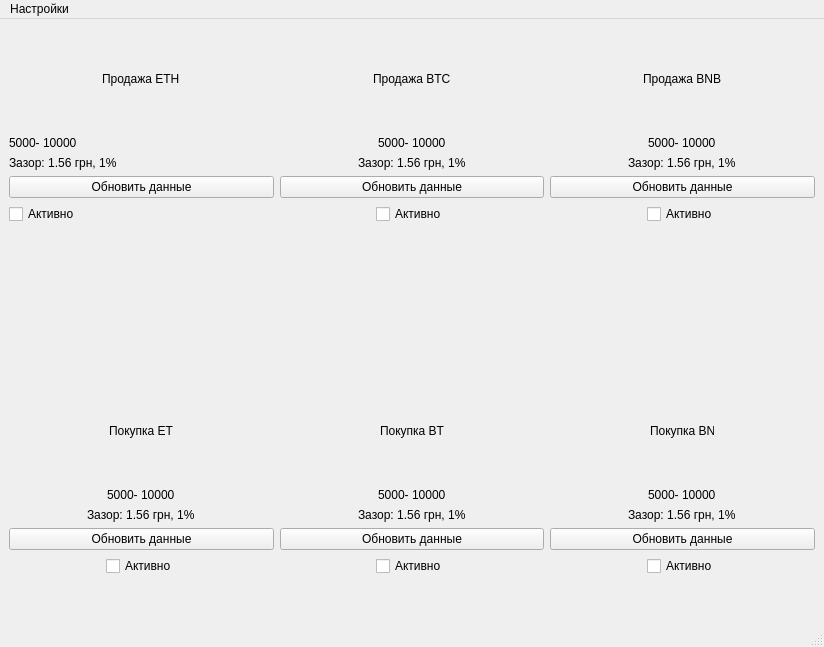
<?xml version="1.0" encoding="UTF-8"?>
<ui version="4.0">
 <class>MainWindow</class>
 <widget class="QMainWindow" name="MainWindow">
  <property name="enabled">
   <bool>true</bool>
  </property>
  <property name="geometry">
   <rect>
    <x>0</x>
    <y>0</y>
    <width>824</width>
    <height>647</height>
   </rect>
  </property>
  <property name="sizePolicy">
   <sizepolicy hsizetype="Preferred" vsizetype="Preferred">
    <horstretch>0</horstretch>
    <verstretch>0</verstretch>
   </sizepolicy>
  </property>
  <property name="minimumSize">
   <size>
    <width>824</width>
    <height>647</height>
   </size>
  </property>
  <property name="windowTitle">
   <string>MainWindow</string>
  </property>
  <widget class="QWidget" name="centralwidget">
   <layout class="QHBoxLayout" name="horizontalLayout">
    <item>
     <layout class="QVBoxLayout" name="verticalLayout_3">
      <item>
       <layout class="QVBoxLayout" name="verticalLayout">
        <item alignment="Qt::AlignHCenter">
         <widget class="QLabel" name="label">
          <property name="minimumSize">
           <size>
            <width>0</width>
            <height>102</height>
           </size>
          </property>
          <property name="text">
           <string>Продажа ETH</string>
          </property>
         </widget>
        </item>
        <item>
         <widget class="QLabel" name="sell_eth_limits_label">
          <property name="text">
           <string>5000- 10000</string>
          </property>
         </widget>
        </item>
        <item>
         <widget class="QLabel" name="sell_eth_spead_label">
          <property name="text">
           <string>Зазор: 1.56 грн, 1%</string>
          </property>
         </widget>
        </item>
        <item>
         <widget class="QPushButton" name="sell_eth_update_btn">
          <property name="text">
           <string>Обновить данные</string>
          </property>
         </widget>
        </item>
        <item>
         <widget class="QCheckBox" name="sell_eth_active_btn">
          <property name="text">
           <string>Активно</string>
          </property>
         </widget>
        </item>
       </layout>
      </item>
      <item>
       <spacer name="verticalSpacer">
        <property name="orientation">
         <enum>Qt::Vertical</enum>
        </property>
        <property name="sizeHint" stdset="0">
         <size>
          <width>20</width>
          <height>20</height>
         </size>
        </property>
       </spacer>
      </item>
      <item>
       <layout class="QVBoxLayout" name="verticalLayout_2">
        <item alignment="Qt::AlignHCenter">
         <widget class="QLabel" name="label_2">
          <property name="minimumSize">
           <size>
            <width>0</width>
            <height>102</height>
           </size>
          </property>
          <property name="maximumSize">
           <size>
            <width>64</width>
            <height>102</height>
           </size>
          </property>
          <property name="text">
           <string>Покупка ETH</string>
          </property>
         </widget>
        </item>
        <item alignment="Qt::AlignHCenter">
         <widget class="QLabel" name="buy_eth_limits_label">
          <property name="text">
           <string>5000- 10000</string>
          </property>
         </widget>
        </item>
        <item alignment="Qt::AlignHCenter">
         <widget class="QLabel" name="buy_eth_spead_label">
          <property name="text">
           <string>Зазор: 1.56 грн, 1%</string>
          </property>
         </widget>
        </item>
        <item>
         <widget class="QPushButton" name="buy_eth_update_btn">
          <property name="text">
           <string>Обновить данные</string>
          </property>
         </widget>
        </item>
        <item alignment="Qt::AlignHCenter">
         <widget class="QCheckBox" name="buy_eth_active_btn">
          <property name="text">
           <string>Активно</string>
          </property>
         </widget>
        </item>
        <item>
         <spacer name="verticalSpacer_4">
          <property name="orientation">
           <enum>Qt::Vertical</enum>
          </property>
          <property name="sizeHint" stdset="0">
           <size>
            <width>20</width>
            <height>40</height>
           </size>
          </property>
         </spacer>
        </item>
       </layout>
      </item>
     </layout>
    </item>
    <item>
     <layout class="QVBoxLayout" name="verticalLayout_4">
      <item>
       <layout class="QVBoxLayout" name="verticalLayout_5">
        <item alignment="Qt::AlignHCenter">
         <widget class="QLabel" name="label_3">
          <property name="minimumSize">
           <size>
            <width>0</width>
            <height>102</height>
           </size>
          </property>
          <property name="text">
           <string>Продажа BTC</string>
          </property>
         </widget>
        </item>
        <item alignment="Qt::AlignHCenter">
         <widget class="QLabel" name="sell_btc_limits_label">
          <property name="text">
           <string>5000- 10000</string>
          </property>
         </widget>
        </item>
        <item alignment="Qt::AlignHCenter">
         <widget class="QLabel" name="sell_btc_spead_label">
          <property name="text">
           <string>Зазор: 1.56 грн, 1%</string>
          </property>
         </widget>
        </item>
        <item>
         <widget class="QPushButton" name="sell_btc_update_btn">
          <property name="text">
           <string>Обновить данные</string>
          </property>
         </widget>
        </item>
        <item alignment="Qt::AlignHCenter">
         <widget class="QCheckBox" name="sell_btc_active_btn">
          <property name="text">
           <string>Активно</string>
          </property>
         </widget>
        </item>
       </layout>
      </item>
      <item>
       <spacer name="verticalSpacer_2">
        <property name="orientation">
         <enum>Qt::Vertical</enum>
        </property>
        <property name="sizeHint" stdset="0">
         <size>
          <width>20</width>
          <height>20</height>
         </size>
        </property>
       </spacer>
      </item>
      <item>
       <layout class="QVBoxLayout" name="verticalLayout_6">
        <item alignment="Qt::AlignHCenter">
         <widget class="QLabel" name="label_4">
          <property name="minimumSize">
           <size>
            <width>0</width>
            <height>102</height>
           </size>
          </property>
          <property name="maximumSize">
           <size>
            <width>64</width>
            <height>102</height>
           </size>
          </property>
          <property name="text">
           <string>Покупка BTC</string>
          </property>
         </widget>
        </item>
        <item alignment="Qt::AlignHCenter">
         <widget class="QLabel" name="buy_btc_limits_label">
          <property name="text">
           <string>5000- 10000</string>
          </property>
         </widget>
        </item>
        <item alignment="Qt::AlignHCenter">
         <widget class="QLabel" name="buy_btc_spead_label">
          <property name="text">
           <string>Зазор: 1.56 грн, 1%</string>
          </property>
         </widget>
        </item>
        <item>
         <widget class="QPushButton" name="buy_btc_update_btn">
          <property name="text">
           <string>Обновить данные</string>
          </property>
         </widget>
        </item>
        <item alignment="Qt::AlignHCenter">
         <widget class="QCheckBox" name="buy_btc_active_btn">
          <property name="text">
           <string>Активно</string>
          </property>
         </widget>
        </item>
        <item>
         <spacer name="verticalSpacer_5">
          <property name="orientation">
           <enum>Qt::Vertical</enum>
          </property>
          <property name="sizeHint" stdset="0">
           <size>
            <width>20</width>
            <height>40</height>
           </size>
          </property>
         </spacer>
        </item>
       </layout>
      </item>
     </layout>
    </item>
    <item>
     <layout class="QVBoxLayout" name="verticalLayout_7">
      <item>
       <layout class="QVBoxLayout" name="verticalLayout_8">
        <item alignment="Qt::AlignHCenter">
         <widget class="QLabel" name="label_5">
          <property name="minimumSize">
           <size>
            <width>0</width>
            <height>102</height>
           </size>
          </property>
          <property name="text">
           <string>Продажа BNB</string>
          </property>
         </widget>
        </item>
        <item alignment="Qt::AlignHCenter">
         <widget class="QLabel" name="sell_bnb_limits_label">
          <property name="text">
           <string>5000- 10000</string>
          </property>
         </widget>
        </item>
        <item alignment="Qt::AlignHCenter">
         <widget class="QLabel" name="sell_bnb_spead_label">
          <property name="text">
           <string>Зазор: 1.56 грн, 1%</string>
          </property>
         </widget>
        </item>
        <item>
         <widget class="QPushButton" name="sell_bnb_update_btn">
          <property name="text">
           <string>Обновить данные</string>
          </property>
         </widget>
        </item>
        <item alignment="Qt::AlignHCenter">
         <widget class="QCheckBox" name="sell_bnb_active_btn">
          <property name="text">
           <string>Активно</string>
          </property>
         </widget>
        </item>
       </layout>
      </item>
      <item>
       <spacer name="verticalSpacer_3">
        <property name="orientation">
         <enum>Qt::Vertical</enum>
        </property>
        <property name="sizeHint" stdset="0">
         <size>
          <width>20</width>
          <height>20</height>
         </size>
        </property>
       </spacer>
      </item>
      <item>
       <layout class="QVBoxLayout" name="verticalLayout_9">
        <item alignment="Qt::AlignHCenter">
         <widget class="QLabel" name="label_6">
          <property name="minimumSize">
           <size>
            <width>0</width>
            <height>102</height>
           </size>
          </property>
          <property name="maximumSize">
           <size>
            <width>64</width>
            <height>102</height>
           </size>
          </property>
          <property name="text">
           <string>Покупка BNB</string>
          </property>
         </widget>
        </item>
        <item alignment="Qt::AlignHCenter">
         <widget class="QLabel" name="buy_bnb_limits_label">
          <property name="text">
           <string>5000- 10000</string>
          </property>
         </widget>
        </item>
        <item alignment="Qt::AlignHCenter">
         <widget class="QLabel" name="buy_bnb_spead_label">
          <property name="text">
           <string>Зазор: 1.56 грн, 1%</string>
          </property>
         </widget>
        </item>
        <item>
         <widget class="QPushButton" name="buy_bnb_update_btn">
          <property name="text">
           <string>Обновить данные</string>
          </property>
         </widget>
        </item>
        <item alignment="Qt::AlignHCenter">
         <widget class="QCheckBox" name="buy_bnb_active_btn">
          <property name="text">
           <string>Активно</string>
          </property>
         </widget>
        </item>
        <item>
         <spacer name="verticalSpacer_6">
          <property name="orientation">
           <enum>Qt::Vertical</enum>
          </property>
          <property name="sizeHint" stdset="0">
           <size>
            <width>20</width>
            <height>40</height>
           </size>
          </property>
         </spacer>
        </item>
       </layout>
      </item>
     </layout>
    </item>
   </layout>
  </widget>
  <widget class="QMenuBar" name="menubar">
   <property name="geometry">
    <rect>
     <x>0</x>
     <y>0</y>
     <width>824</width>
     <height>21</height>
    </rect>
   </property>
   <widget class="QMenu" name="menu">
    <property name="title">
     <string>Настройки</string>
    </property>
    <addaction name="user_settings_act"/>
    <addaction name="ads_settings_act"/>
   </widget>
   <addaction name="menu"/>
  </widget>
  <widget class="QStatusBar" name="statusbar"/>
  <action name="user_settings_act">
   <property name="text">
    <string>Пользователь</string>
   </property>
  </action>
  <action name="ads_settings_act">
   <property name="text">
    <string>Обьявления</string>
   </property>
  </action>
 </widget>
 <resources/>
 <connections/>
</ui>
